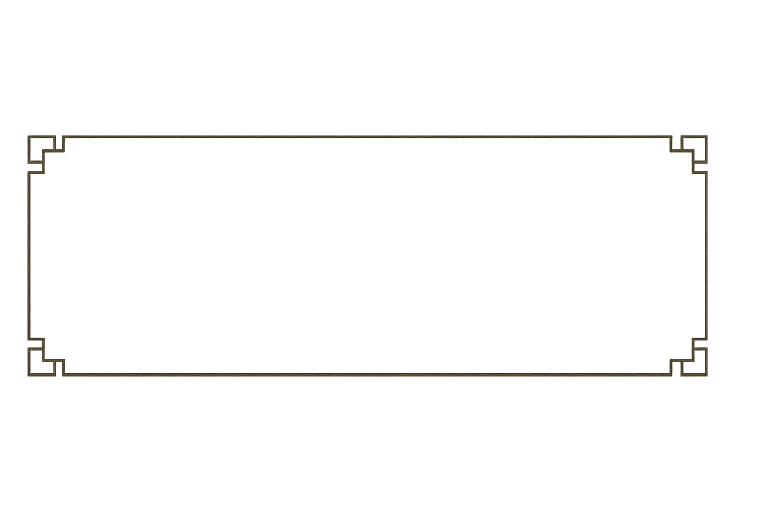
#> input picture tools/generated/wuxia_elements_r2/main_panel.png, 1536 x 1024 px (shown at 1/2 size)
$ python slice_wuxia_ninepatch.py
#> lines starting #> are read from the running program, lines starting #| are printed output that depends on the picture
#!/usr/bin/env python3
from __future__ import annotations

import json
from dataclasses import dataclass
from pathlib import Path

from PIL import Image, ImageColor, ImageDraw, ImageFont


ROOT = Path(__file__).resolve().parents[1]
SRC_DIR = ROOT / "tools" / "generated" / "wuxia_elements_r2"
OUT_DIR = ROOT / "tools" / "generated" / "wuxia_ninepatch_preview"
LABEL_HEIGHT = 64
OVERVIEW_PADDING = 24
BACKGROUND_COLOR = "#F2EDE0"
LABEL_COLOR = "#E9DFC8"
TEXT_COLOR = "#2F2A24"
LINE_COLOR = ImageColor.getcolor("#FF000088", "RGBA")
LINE_WIDTH = 4


@dataclass(frozen=True)
class AssetSpec:
    key: str
    filename: str
    left: int
    top: int
    right: int
    bottom: int


ASSETS = (
    AssetSpec("main_panel", "main_panel.png", 180, 140, 180, 140),
    AssetSpec("tooltip_panel", "tooltip_panel.png", 120, 120, 120, 120),
    AssetSpec("slot_frame", "slot_frame.png", 150, 150, 150, 150),
    AssetSpec("button_regular", "button_regular.png", 160, 88, 160, 88),
    AssetSpec("button_pressed", "button_pressed.png", 160, 88, 160, 88),
    AssetSpec("button_danger", "button_danger.png", 160, 88, 160, 88),
    AssetSpec("bar_base", "bar_base.png", 96, 40, 96, 40),
    AssetSpec("avatar_frame", "avatar_frame.png", 132, 132, 132, 132),
)


def load_font(size: int) -> ImageFont.ImageFont | ImageFont.FreeTypeFont:
    candidates = [
        "/System/Library/Fonts/Supplemental/Menlo.ttc",
        "/System/Library/Fonts/SFNSMono.ttf",
        "/Library/Fonts/Arial Unicode.ttf",
    ]
    for candidate in candidates:
        path = Path(candidate)
        if not path.exists():
            continue
        try:
            return ImageFont.truetype(str(path), size=size)
        except Exception:
            continue
    return ImageFont.load_default()


def alpha_bbox(image: Image.Image) -> tuple[int, int, int, int]:
    bbox = image.getchannel("A").getbbox()
    if bbox is None:
        raise ValueError("Image has no visible pixels")
    return bbox


def validate_insets(image: Image.Image, spec: AssetSpec) -> None:
    width, height = image.size
    if spec.left <= 0 or spec.top <= 0 or spec.right <= 0 or spec.bottom <= 0:
        raise ValueError(f"{spec.key}: inset values must be positive")
    if spec.left + spec.right >= width:
        raise ValueError(f"{spec.key}: horizontal insets exceed width {width}")
    if spec.top + spec.bottom >= height:
        raise ValueError(f"{spec.key}: vertical insets exceed height {height}")


def draw_label(width: int, text: str, font: ImageFont.ImageFont | ImageFont.FreeTypeFont) -> Image.Image:
    strip = Image.new("RGBA", (width, LABEL_HEIGHT), LABEL_COLOR)
    draw = ImageDraw.Draw(strip)
    draw.text((18, 16), text, font=font, fill=TEXT_COLOR)
    return strip


def draw_slice_preview(image: Image.Image, spec: AssetSpec, font: ImageFont.ImageFont | ImageFont.FreeTypeFont) -> Image.Image:
    width, height = image.size
    validate_insets(image, spec)

    canvas = Image.new("RGBA", (width, height + LABEL_HEIGHT), BACKGROUND_COLOR)
    label = (
        f"{spec.key}  left={spec.left} top={spec.top} right={spec.right} bottom={spec.bottom}  "
        f"size={width}x{height}"
    )
    canvas.alpha_composite(draw_label(width, label, font), (0, 0))
    canvas.alpha_composite(image, (0, LABEL_HEIGHT))

    overlay = Image.new("RGBA", (width, height), (0, 0, 0, 0))
    draw = ImageDraw.Draw(overlay)
    x_left = spec.left
    x_right = width - spec.right
    y_top = spec.top
    y_bottom = height - spec.bottom
    draw.line([(x_left, 0), (x_left, height)], fill=LINE_COLOR, width=LINE_WIDTH)
    draw.line([(x_right, 0), (x_right, height)], fill=LINE_COLOR, width=LINE_WIDTH)
    draw.line([(0, y_top), (width, y_top)], fill=LINE_COLOR, width=LINE_WIDTH)
    draw.line([(0, y_bottom), (width, y_bottom)], fill=LINE_COLOR, width=LINE_WIDTH)
    canvas.alpha_composite(overlay, (0, LABEL_HEIGHT))
    return canvas


def build_overview(previews: list[tuple[AssetSpec, Image.Image]], font: ImageFont.ImageFont | ImageFont.FreeTypeFont) -> Image.Image:
    width = max(preview.width for _, preview in previews) + OVERVIEW_PADDING * 2
    height = OVERVIEW_PADDING
    blocks: list[Image.Image] = []

    for spec, preview in previews:
        summary = (
            f"{spec.key}: left={spec.left} top={spec.top} right={spec.right} bottom={spec.bottom}  "
            f"canvas={preview.width}x{preview.height}"
        )
        header = Image.new("RGBA", (preview.width, 44), LABEL_COLOR)
        ImageDraw.Draw(header).text((14, 10), summary, font=font, fill=TEXT_COLOR)
        block = Image.new("RGBA", (preview.width, header.height + preview.height), BACKGROUND_COLOR)
        block.alpha_composite(header, (0, 0))
        block.alpha_composite(preview, (0, header.height))
        blocks.append(block)
        height += block.height + OVERVIEW_PADDING

    overview = Image.new("RGBA", (width, height), BACKGROUND_COLOR)
    y = OVERVIEW_PADDING
    for block in blocks:
        x = (width - block.width) // 2
        overview.alpha_composite(block, (x, y))
        y += block.height + OVERVIEW_PADDING
    return overview


def save_insets_json(specs: tuple[AssetSpec, ...]) -> Path:
    data = {
        spec.key: {
            "left": spec.left,
            "top": spec.top,
            "right": spec.right,
            "bottom": spec.bottom,
        }
        for spec in specs
    }
    path = OUT_DIR / "proposed_insets.json"
    path.write_text(json.dumps(data, indent=2, ensure_ascii=True) + "\n", encoding="utf-8")
    return path


def main() -> None:
    OUT_DIR.mkdir(parents=True, exist_ok=True)
    font = load_font(24)
    previews: list[tuple[AssetSpec, Image.Image]] = []

    for spec in ASSETS:
        source = SRC_DIR / spec.filename
        image = Image.open(source).convert("RGBA")
#> image is the input picture: PIL image 1536x1024 RGBA; mean R, G, B, A 202.3, 177.6, 79.6, 4.1
        bbox = alpha_bbox(image)
#> in alpha_bbox, `bbox = image.getchannel("A").getbbox()`: bbox = (0, 0, 1526, 1024)
#> bbox = (0, 0, 1526, 1024)
        preview = draw_slice_preview(image, spec, font)
#> in draw_slice_preview, `canvas = Image.new("RGBA", (width, height + LABEL_HEIGHT), BACKGROUND_..`:
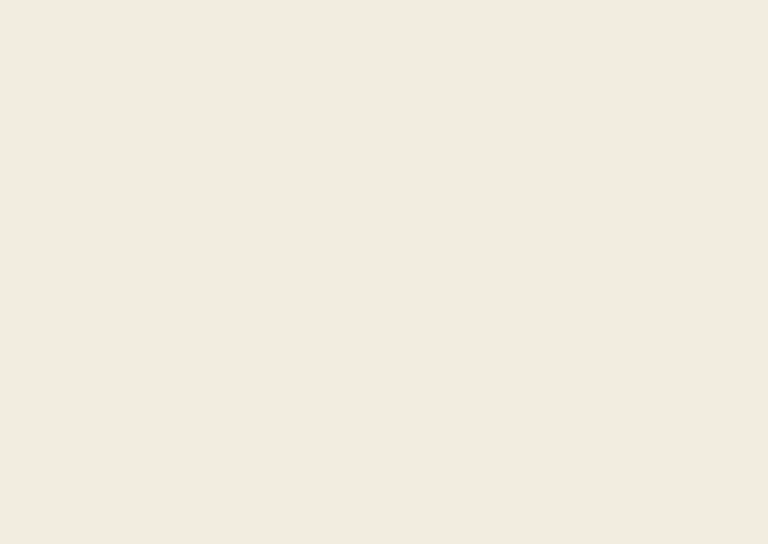
#> canvas: PIL image 1536x1088 RGBA (shown at 1/2 size); mean R, G, B, A 242, 237, 224, 255
#> in draw_label, `strip = Image.new("RGBA", (width, LABEL_HEIGHT), LABEL_COLOR)`:
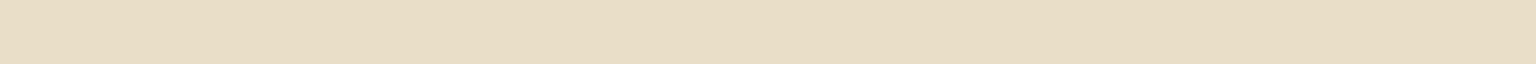
#> strip: PIL image 1536x64 RGBA; mean R, G, B, A 233, 223, 200, 255
#> in draw_slice_preview, `canvas.alpha_composite(draw_label(width, label, font), (0, 0))`:
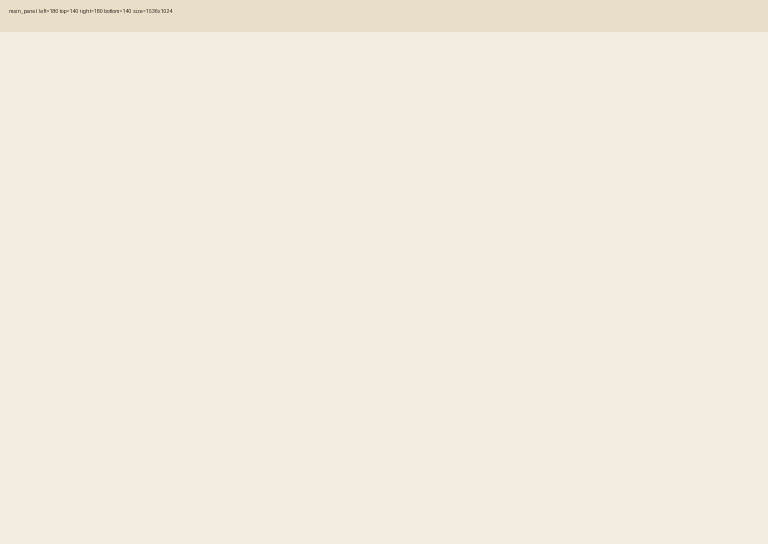
#> canvas: PIL image 1536x1088 RGBA (shown at 1/2 size); mean R, G, B, A 241.4, 236.1, 222.5, 255
#> in draw_slice_preview, `canvas.alpha_composite(image, (0, LABEL_HEIGHT))`:
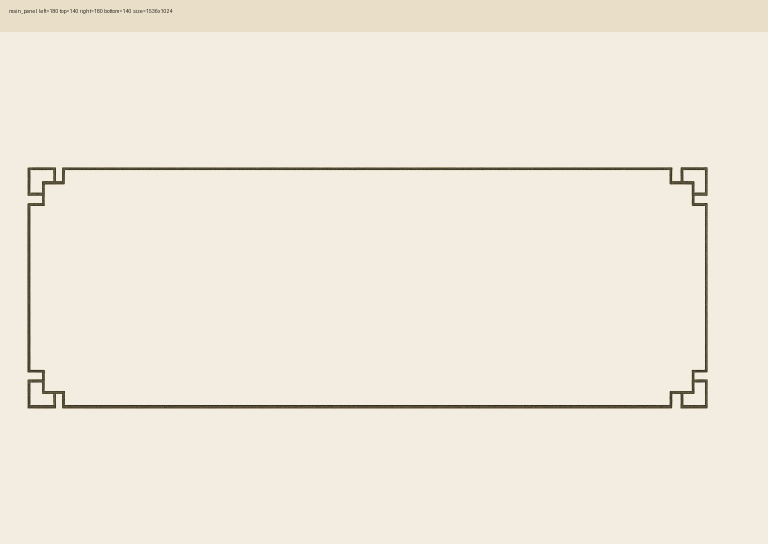
#> canvas: PIL image 1536x1088 RGBA (shown at 1/2 size); mean R, G, B, A 238.9, 233.6, 219.8, 255
#> in draw_slice_preview, `overlay = Image.new("RGBA", (width, height), (0, 0, 0, 0))`: overlay: PIL image 1536x1024 RGBA; every value is 0
#> in draw_slice_preview, `canvas.alpha_composite(overlay, (0, LABEL_HEIGHT))`:
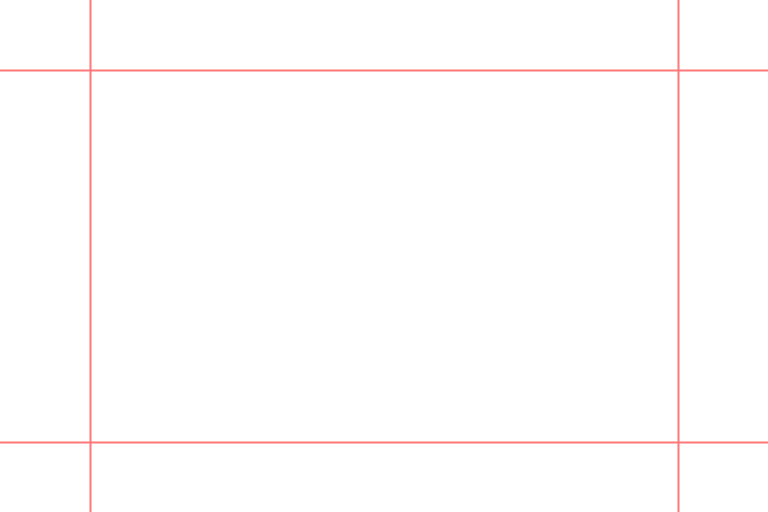
#> overlay: PIL image 1536x1024 RGBA (shown at 1/2 size); mean R, G, B, A 3.3, 0, 0, 1.8; transparent parts drawn white
#> in draw_slice_preview, `canvas.alpha_composite(overlay, (0, LABEL_HEIGHT))`:
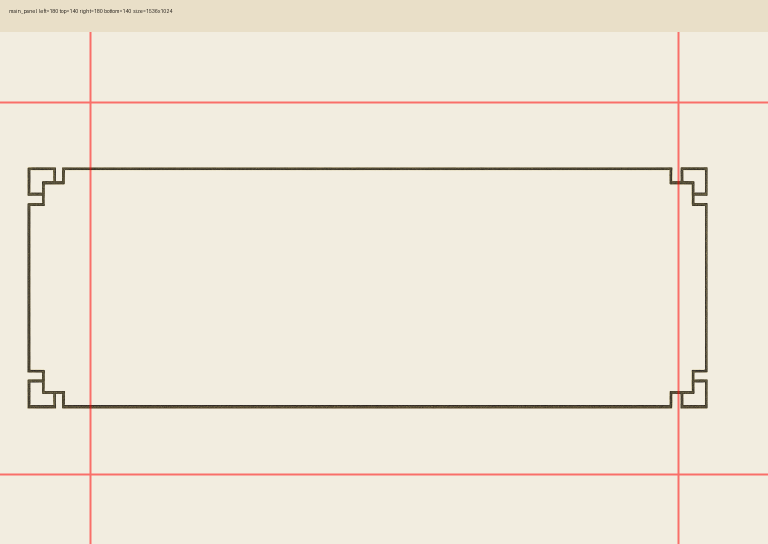
#> canvas: PIL image 1536x1088 RGBA (shown at 1/2 size); mean R, G, B, A 239, 232, 218.4, 255
        output = OUT_DIR / f"{spec.key}.slice.png"
        preview.save(output)
        previews.append((spec, preview))
        print(f"[ok] {spec.key}: source={source.name} bbox={bbox} preview={output.relative_to(ROOT)}")
#| [ok] main_panel: source=main_panel.png bbox=(0, 0, 1526, 1024) preview=tools/generated/wuxia_ninepatch_preview/main_panel.slice.png
#> pass 2 of the loop in main, `for spec in ASSETS:`:
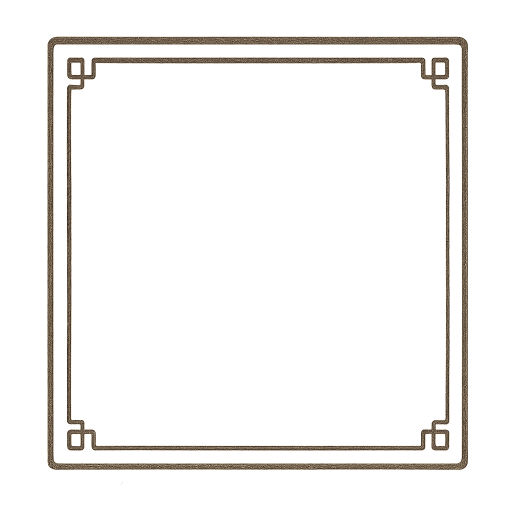
#> input picture tools/generated/wuxia_elements_r2/tooltip_panel.png, 1024 x 1024 px (shown at 1/2 size)
#> in main, image is the input picture: PIL image 1024x1024 RGBA; mean R, G, B, A 222.6, 196.2, 146.1, 18.1
#> in main, `bbox = alpha_bbox(image)`: bbox = (4, 6, 1021, 1024)
#> in draw_label (call 2), `strip = Image.new("RGBA", (width, LABEL_HEIGHT), LABEL_COLOR)`:
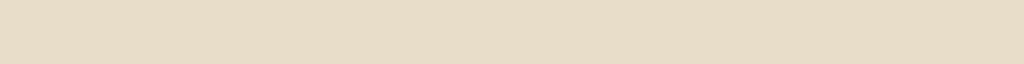
#> strip: PIL image 1024x64 RGBA; mean R, G, B, A 233, 223, 200, 255
#> in draw_slice_preview (call 2), `canvas.alpha_composite(overlay, (0, LABEL_HEIGHT))`:
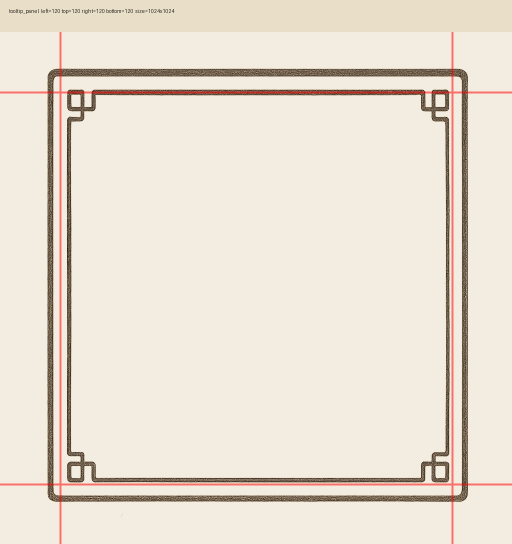
#> canvas: PIL image 1024x1088 RGBA (shown at 1/2 size); mean R, G, B, A 232.9, 224.9, 211, 255
#| [ok] tooltip_panel: source=tooltip_panel.png bbox=(4, 6, 1021, 1024) preview=tools/generated/wuxia_ninepatch_preview/tooltip_panel.slice.png
#> pass 3 of the loop in main, `for spec in ASSETS:`:
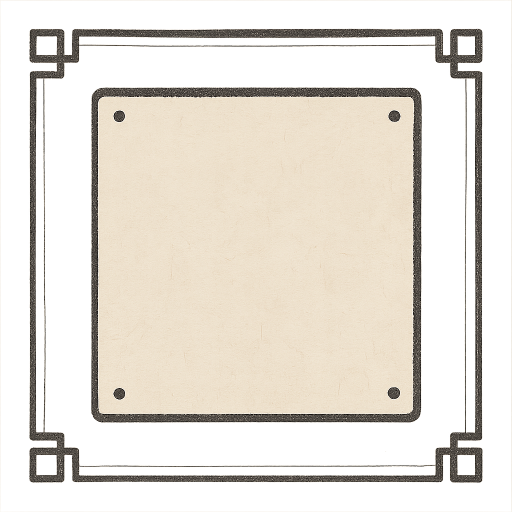
#> input picture tools/generated/wuxia_elements_r2/slot_frame.png, 1024 x 1024 px (shown at 1/2 size)
#> in main, image is the input picture: PIL image 1024x1024 RGBA; mean R, G, B, A 208.4, 195.2, 176, 124.1
#> in main, `bbox = alpha_bbox(image)`: bbox = (0, 0, 1024, 1024)
#> in draw_slice_preview (call 3), `canvas.alpha_composite(overlay, (0, LABEL_HEIGHT))`:
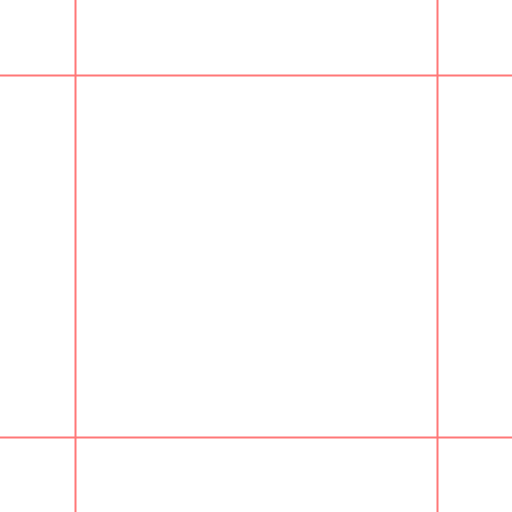
#> overlay: PIL image 1024x1024 RGBA (shown at 1/2 size); mean R, G, B, A 4, 0, 0, 2.1; transparent parts drawn white
#> in draw_slice_preview (call 3), `canvas.alpha_composite(overlay, (0, LABEL_HEIGHT))`:
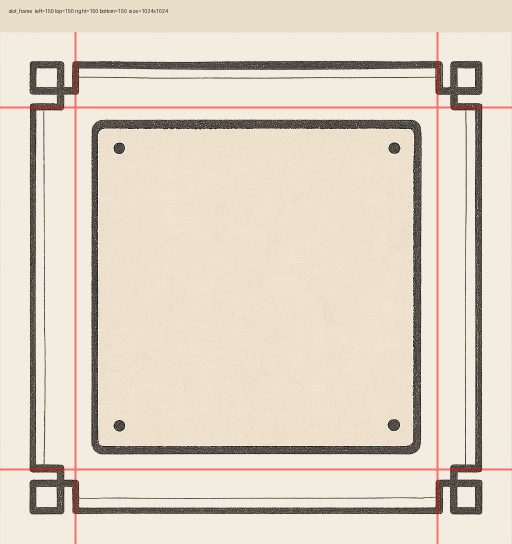
#> canvas: PIL image 1024x1088 RGBA (shown at 1/2 size); mean R, G, B, A 224.3, 214.2, 198.8, 255
#| [ok] slot_frame: source=slot_frame.png bbox=(0, 0, 1024, 1024) preview=tools/generated/wuxia_ninepatch_preview/slot_frame.slice.png
#> the loop made 4 passes; the first 3 are shown

    overview = build_overview(previews, font)
    overview_path = OUT_DIR / "overview.png"
    overview.save(overview_path)
    json_path = save_insets_json(ASSETS)
    print(f"[ok] overview: {overview_path.relative_to(ROOT)}")
    print(f"[ok] insets: {json_path.relative_to(ROOT)}")


if __name__ == "__main__":
#> (the run stopped early here; a loop or call above may not have finished)
